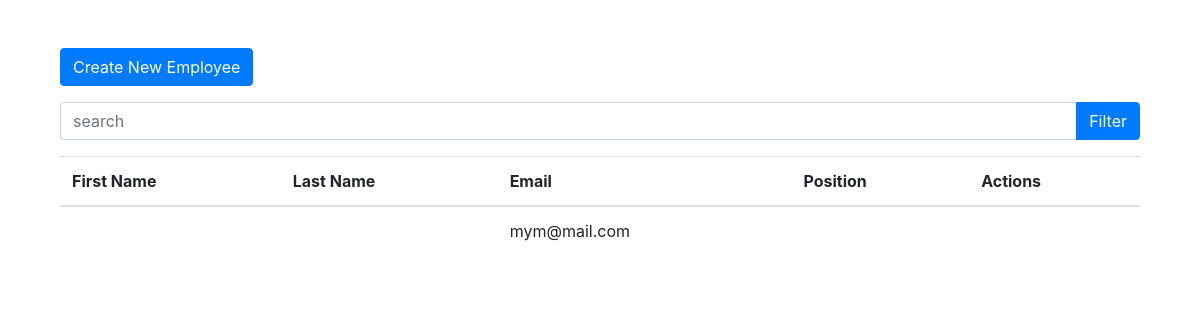
Before: / with the older database file.
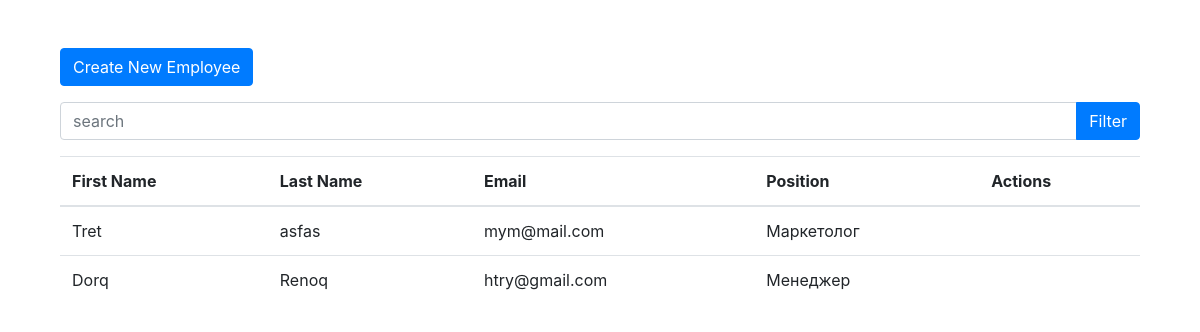
After: the same page with the newer database file.
### hr/models.py (models this page shows, shortened)
class Employee(AbstractUser):
    hire_date = models.DateField(null=True, blank=True)
    birth_date = models.DateField(null=True, blank=True)
    position = models.ForeignKey('Position', on_delete=models.SET_NULL, null=True, blank=True)
    phone_number = models.CharField(max_length=15)
    job_description = models.TextField(max_length=200)

class Position(models.Model):
    title = models.CharField(max_length=200)
    department = models.ForeignKey('Department', on_delete=models.CASCADE)
    is_manager = models.BooleanField(default=False)
    is_active = models.BooleanField(default=True)

### hr/views.py (the view, shortened to what this page needs)
# urls.py: path('', EmployeeListView.as_view(), name='employee_list'),
class EmployeeListView(ListView):
    model = Employee
    template_name = 'employee_list.html'
    context_object_name = 'employees'
    paginate_by = 10
    def get_queryset(self):
        queryset = super().get_queryset()
        search = self.request.GET.get('search', '')
        return queryset

### hr/templates/employee_list.html (shortened to what this page needs)
{% extends 'base.html' %}
{% block content %}
<div class="container mt-4">
  <div class="row mb-3">
    <div class="col-md-12">
        <a href="{% url 'employee_create' %}" class="btn btn-primary">Create New Employee</a>
    </div>
  </div>
  <form method="get">
    <div class="input-group mb-3">
      <input type="text" class="form-control" placeholder="search" name="search" value="{{ request.GET.search }}">
      <div class="input-group-append">
        <button class="btn btn-primary" type="submit">Filter</button>
      </div>
    </div>
  </form>
  <table class="table">
    <thead>
      <tr>
        <th>First Name</th>
        <th>Last Name</th>
        <th>Email</th>
        <th>Position</th>
        <th>Actions</th>
      </tr>
    </thead>
    <tbody>
      {% for employee in employees %}
      <tr>
        <td>{{ employee.first_name }}</td>
        <td>{{ employee.last_name }}</td>
        <td>{{ employee.email }}</td>
        <td>{{ employee.position.title }}</td>
        <td>
        </td>
      </tr>
      {% endfor %}
    </tbody>
  </table>
</div>
{% endblock %}

### hr/templates/base.html (shortened to what this page needs)
<!DOCTYPE html>
<html lang="en">
<head>
    <link href="https://maxcdn.bootstrapcdn.com/bootstrap/4.0.0/css/bootstrap.min.css" rel="stylesheet">
</head>
<body>
<div class="container mt-5">
    {% block content %}
    {% endblock content %}
</div>
</body>
</html>

Changed rows visible on the page:
changed Employee "mym@mail.com": first_name (not shown) → "Tret"; last_name (not shown) → "asfas"; position (not shown) → "Маркетолог"
added Employee: first_name "Dorq", last_name "Renoq", email "htry@gmail.com", position "Менеджер"
